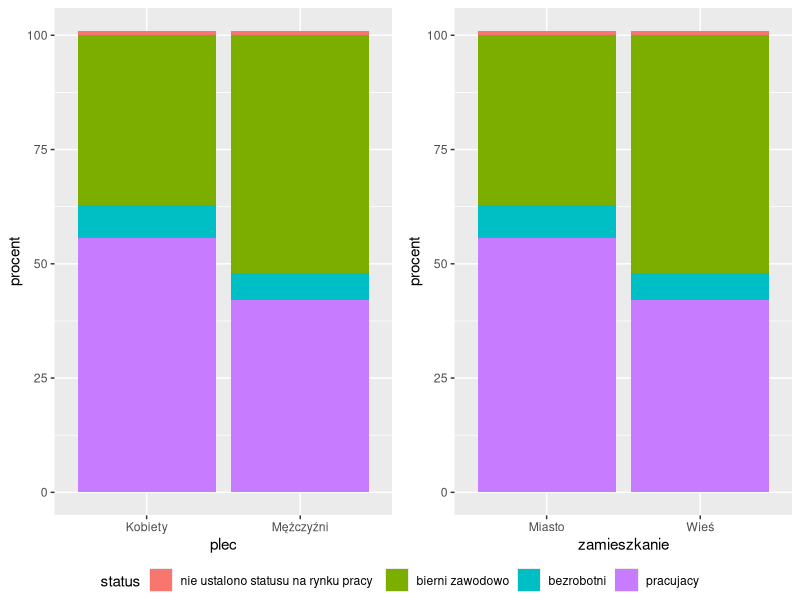

This chart was generated by the following R code:
## ---- chunk 1
knitr::opts_chunk$set(echo = FALSE, message=FALSE, warning = FALSE, error = FALSE)
## ---- chunk 2
# pracujace, bierni, bezrobotni, nieustalony
# K - 55.6, 37.1, 7.3 
# M - 42, 52, 6.0

# Miasto - 47.8, 45.5, 6.8
# Wies - 49.8, 43.9, 6.4

library(ggplot2)
library(ggpubr)

kobiety = c(55.6, 37.1, 7.3, 1)
mezczyzni = c(42, 52, 6.0, 1)
miasta = c(46.8, 44.5, 6.8, 2)
wies = c(46.8, 44.5, 6.8, 2)


plec=c('Kobiety', 'Kobiety', 'Kobiety', 'Kobiety', 'Mężczyźni', 'Mężczyźni', 'Mężczyźni', 'Mężczyźni')
zamieszkanie = c('Miasto', 'Miasto', 'Miasto', 'Miasto', 'Wieś', 'Wieś', 'Wieś', 'Wieś')
status = c('pracujacy', 'bierni zawodowo', 'bezrobotni', 'nie ustalono statusu na rynku pracy',
           'pracujacy', 'bierni zawodowo', 'bezrobotni', 'nie ustalono statusu na rynku pracy')
status = factor(status, levels=c('nie ustalono statusu na rynku pracy', 'bierni zawodowo', 'bezrobotni', 'pracujacy'))



df1 <- data.frame(plec=plec, status=status, procent=c(kobiety, mezczyzni))
df2 <- data.frame(zamieszkanie=zamieszkanie, status=status, procent=c(miasta, wies))

p1 <- ggplot(data=df1, aes(x=plec, y=procent, fill=status)) +
  geom_bar(stat='identity')

p2 <- ggplot(data=df1, aes(x=zamieszkanie, y=procent, fill=status)) +
  geom_bar(stat='identity')

ggarrange(p1, p2, nrow = 1, ncol=2, common.legend=TRUE, legend='bottom')
